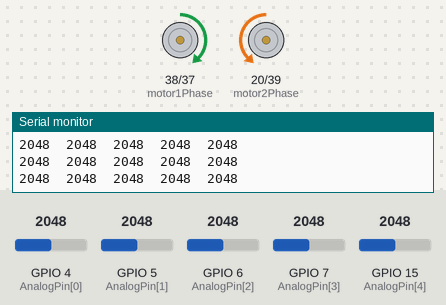
This sketch was run on a simulated ESP32. Parts: direction and speed pins drawn as motors (green arrow = direction pin HIGH = forward, orange = LOW = backward, longer = more drive), the last lines printed to the serial monitor. The test bench sets the inputs (shaded band); at power-on: GPIO 4 (AnalogPin[0]) = 2048, GPIO 5 (AnalogPin[1]) = 2048, GPIO 15 (AnalogPin[4]) = 2048, GPIO 7 (AnalogPin[3]) = 2048, GPIO 6 (AnalogPin[2]) = 2048.

Above: at 1.2 s.
1.3 s: GPIO 4 (AnalogPin[0]) set to 2866
3.9 s: GPIO 5 (AnalogPin[1]) set to 2866
At 4.6 s:
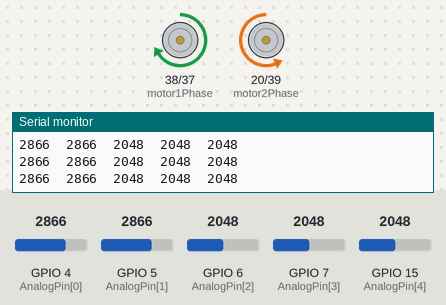
5.4 s: GPIO 15 (AnalogPin[4]) set to 3972
At 6.5 s:
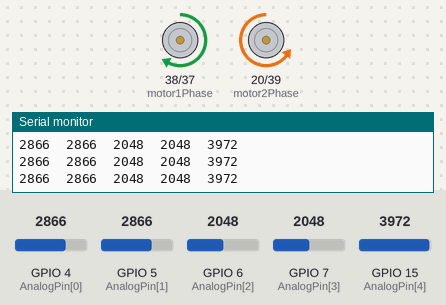
6.9 s: GPIO 7 (AnalogPin[3]) set to 3972
At 8.1 s:
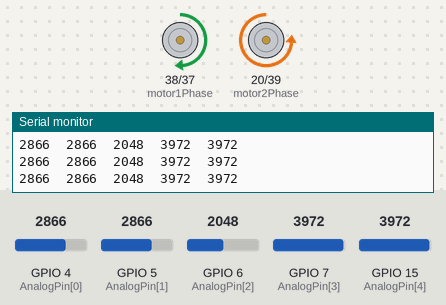
8.4 s: GPIO 6 (AnalogPin[2]) set to 2866
At 9.0 s:
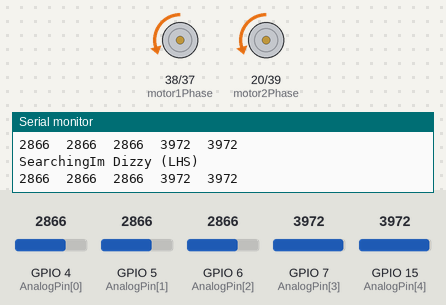
9.9 s: GPIO 15 (AnalogPin[4]) set to 3880
At 10.8 s:
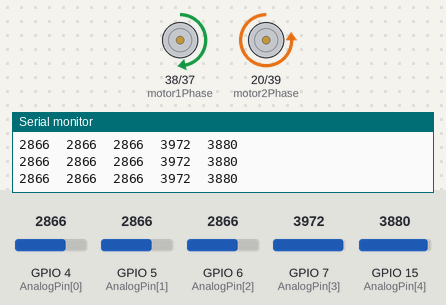
Timing chart, 0 to 12.9 s (numbered marks = the images above; inputs shaded):
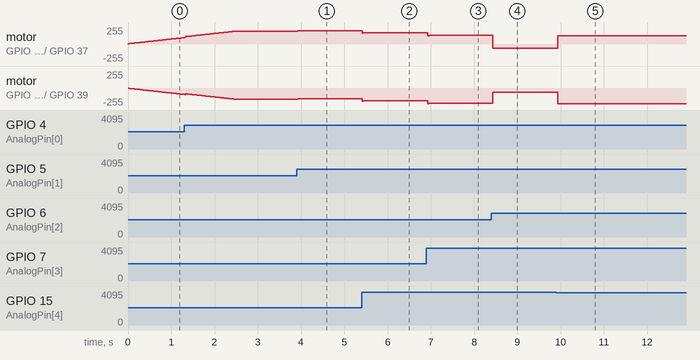

Measured:
- the behaviour switches between 3906 and 3905 on GPIO 15 (AnalogPin[4]) (found by bisection; images 4 and 5)
- after the input at 3.9 s, motor on GPIO 38 (motor1Phase) / GPIO 37 (motor1PWM): forward 192/255 → forward 199/255 at once; motor on GPIO 20 (motor2Phase) / GPIO 39 (motor2PWM): backward 168/255 → backward 161/255 at once
- after the input at 5.4 s, motor on GPIO 38 (motor1Phase) / GPIO 37 (motor1PWM): forward 199/255 → forward 166/255 at once; motor on GPIO 20 (motor2Phase) / GPIO 39 (motor2PWM): backward 161/255 → backward 194/255 at once
- after the input at 6.9 s, motor on GPIO 38 (motor1Phase) / GPIO 37 (motor1PWM): forward 166/255 → forward 132/255 at once; motor on GPIO 20 (motor2Phase) / GPIO 39 (motor2PWM): backward 194/255 → backward 228/255 at once
- after the input at 8.4 s, motor on GPIO 38 (motor1Phase) / GPIO 37 (motor1PWM): forward 132/255 → backward 60/255 at once; motor on GPIO 20 (motor2Phase) / GPIO 39 (motor2PWM): backward 228/255 → backward 60/255 at once
- after the input at 9.9 s, motor on GPIO 38 (motor1Phase) / GPIO 37 (motor1PWM): backward 60/255 → forward 126/255 at once; motor on GPIO 20 (motor2Phase) / GPIO 39 (motor2PWM): backward 60/255 → backward 234/255 at once

The sketch:

EEN1025_code_wk2_line_lost_integration.ino
```cpp
#define CW  LOW
#define ACW HIGH

// Motor pins
int motor1PWM   = 37; // LHS motor
int motor1Phase = 38;
int motor2PWM   = 39; // RHS motor
int motor2Phase = 20;

// Soft-start for base speed
int baseSpeedCurrent = 0;     // ramped base speed
const int rampStep   = 2;     // PWM increment per

// Line sensor pins (left → right)
int AnalogValue[5] = {0, 0, 0, 0, 0};
int AnalogPin[5]   = {4, 5, 6, 7, 15};  // TCRT5000 outputs

// ===== PID variables for line following =====
float Kp = 70.0;
float Ki = 0.0;
float Kd = 12.0;

float error        = 0;
float previousError = 0;
float integral      = 0;

// Target base speed
int baseSpeedTarget = 180;    // 0–255
bool lineLost = false;
int lastTurnDir = -1;

void setup() {
  Serial.begin(9600);

  pinMode(motor1PWM,   OUTPUT);
  pinMode(motor1Phase, OUTPUT);
  pinMode(motor2PWM,   OUTPUT);
  pinMode(motor2Phase, OUTPUT);
}

void loop() {
  // 1) Read sensors (and print for debugging)
  readSensorsAndPrint();

  // 2) Follow line with PID
  lineFollowStep();
}

/* -------------------- SENSOR + PID FUNCTIONS -------------------- */

void readSensorsAndPrint() {
  for (int i = 0; i < 5; i++) {
    AnalogValue[i] = analogRead(AnalogPin[i]);
    Serial.print(AnalogValue[i]);
    Serial.print("\t");
  }
  Serial.println("");
}

// Convert 5 sensor readings into a line position error
float getLineError() {
  // weights: left-most = -2, right-most = +2
  const int weights[5] = {-2, -1, 0, 1, 2};

  long numerator   = 0;
  long denominator = 0;

  for (int i = 0; i < 5; i++) {
    int value = AnalogValue[i];

    // If line is dark, the sensor reading is LOWER
    // Must Invert so that "more line" = bigger value:
    value = 4095 - value;    // ESP32 12-bit ADC (0–4095)

    numerator   += (long)value * weights[i];
    denominator += value;
  }

  if (denominator<4000) {
    // No line detected
    lineLost = true;
    return 0;
  }
  lineLost = false;
  float pos = (float)numerator / (float)denominator;  // range approx -2 … +2

  if(pos>0){
    lastTurnDir = 1; //line on the rhs
  }
  else if (pos<0){
    lastTurnDir =-1; //line on lhs
  }
  return pos;
}

float computePID(float lineError) {
  integral += lineError;
  // prevent integral windup
  integral = constrain(integral, -50, 50);

  float derivative = lineError - previousError;
  previousError = lineError;

  // Full PID – you can leave Ki = 0 and it becomes PD
  float output = Kp * lineError + Ki * integral + Kd * derivative;
  return output;
}

// One step of line following: call this every loop()
void lineFollowStep() {

  // --- 1) Update line error ---
  float lineError   = getLineError();

  if(lineLost){
    searchForLine();
    return;
  }
  float correction  = computePID(lineError);

  // --- 2) Soft-start base speed (re-using your ramp idea) ---
  if (baseSpeedCurrent < baseSpeedTarget) {
    baseSpeedCurrent += rampStep;
    if (baseSpeedCurrent > baseSpeedTarget) baseSpeedCurrent = baseSpeedTarget;
  } else if (baseSpeedCurrent > baseSpeedTarget) {
    baseSpeedCurrent -= rampStep;
    if (baseSpeedCurrent < baseSpeedTarget) baseSpeedCurrent = baseSpeedTarget;
  }

  // --- 3) Differential speeds from PID correction ---
  int leftSpeed  = baseSpeedCurrent + (int)correction;
  int rightSpeed = baseSpeedCurrent - (int)correction;

  leftSpeed  = constrain(leftSpeed,  0, 255);
  rightSpeed = constrain(rightSpeed, 0, 255);

  // --- 4) Drive motors forward with those speeds ---
  digitalWrite(motor1Phase, ACW); // LHS forward
  digitalWrite(motor2Phase, CW);  // RHS forward

  analogWrite(motor1PWM, leftSpeed);
  analogWrite(motor2PWM, rightSpeed);

  // Debug (optional)
  // Serial.print("Err: "); Serial.print(lineError);
  // Serial.print("  L: "); Serial.print(leftSpeed);
  // Serial.print("  R: "); Serial.println(rightSpeed);
}

/* -------------------- OTHER MOTION FUNCTIONS (OPTIONAL) -------------------- */

void Brake() {
  baseSpeedCurrent = 0;
  analogWrite(motor1PWM, 0);
  analogWrite(motor2PWM, 0);
}

void spinRight(int speed){

  digitalWrite(motor1Phase, ACW ); // LHS forward
  digitalWrite(motor2Phase, ACW); // RHS BACK
  analogWrite(motor1PWM, speed); // set speed of motor
  analogWrite(motor2PWM, speed);
  Serial.println("Im Dizzy (RHS)"); // Display motor direction

}

void spinLeft(int speed){

  digitalWrite(motor1Phase, CW); //LHS back
  digitalWrite(motor2Phase, CW); //RHS forward
  analogWrite(motor1PWM, speed); // set speed of motor
  analogWrite(motor2PWM, speed);
  Serial.println("Im Dizzy (LHS)"); // Display motor direction
}

void searchForLine(){
  Serial.print("Searching");
  int searchSpeed = 60;
  if (lastTurnDir>0){
   // analogWrite(motor1PWM, 150); //Keep Turning Right
   // analogWrite(motor2PWM, 30);
   spinRight(searchSpeed);
    }
  else {
   // analogWrite(motor1PWM, 30); //Keep Turning Left
   // analogWrite(motor2PWM, 150);
   spinLeft(searchSpeed);
  }

}
```
